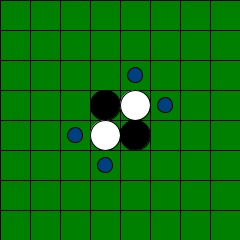
Frame 1 (no input)
Frame 60 (the mouse pressed at the canvas centre just before this capture): identical to frame 1, image omitted
Frame 120 (the mouse held since frame 60 and released just before this capture): identical to frame 1, image omitted

The Processing sketch that drew this single still picture (run headless with seeded random() and noise(); from frame 60 on, the mouse is pressed at the canvas centre):

// Processing sketch: processing_45057
// ── processing_45057.pde

// 定数
static final int FLD_WIDTH = 8;   // フィールド縦サイズ
static final int FLD_HEIGHT = 8;  // フィールド横サイズ
static final int STONE_SIZE = 30; // 石サイズ
static final int BLANK = 0;       // 空き
static final int BLACK = 1;       // 黒石
static final int WHITE = 2;       // 白石
static final int AvailableB = 3; // 黒石の置ける場所
static final int AvailableW = 4; // 黒石の置ける場所
static final int Player1 = 0;     // Player1 (プレイヤー)
static final int Player2 = 1;     // Player2 (CPU)
static final int GAME_INIT = 0;   // ゲーム初期化
static final int GAME_PLAY = 1;   // ゲームPlaying
static final int GAME_PL1PASS = 2;// Player1パス
static final int GAME_PL2PASS = 3;// Player2パス
static final int GAME_WIN = 4;    // Player勝利
static final int GAME_LOSE = 5;   // CPU勝利
static final int GAME_DRAW = 6;   // 引き分け
 
// 変数
int [][] field = new int[FLD_WIDTH][FLD_HEIGHT];       // フィールド情報
//int [][] refMap = new int[FLD_WIDTH][FLD_HEIGHT];  // 参照用フィールド情報
int turn = 0;       // 順番
int state = 0;      // ゲーム状態
int blackCnt = 0;   // 黒石の数
int whiteCnt = 0;   // 白石の数
boolean isLeft = false;   // マウスの左ボタンが押されたかどうかのフラグ
boolean isTrig = false;   // マウスのボタンの押しっぱなし防止フラグ
boolean player1Pass = false;
boolean player2Pass = false;
int player1Cnt = 0;      // Player1の盤面に置ける石の候補数
int player2Cnt = 0;      // Player1の盤面に置ける石の候補数
int gameTimer = 0;
int aiteX = -100;
int aiteY = -100;
 
 
// 初期設定
void setup()
{
  size(240, 240);
  background(0, 128, 0);
 
  reset();
  state = GAME_PLAY;
}
 
void draw()
{
  // 画面情報クリア
  fill(0, 128, 0);
  rectMode(CORNER);
  rect(0, 0, width , height);
   
   
  update();
   
  // 描画処理
  int ii;
  // 縦線
    for(ii = 0; ii < 9; ++ii) {
      line(STONE_SIZE * ii, 0, STONE_SIZE * ii, height);
    }
    // 横線
    for(ii = 0; ii < 9; ++ii) {
      line(0, STONE_SIZE * ii, width, STONE_SIZE*ii);
    }
     
    // ゲーム状態毎に描画
  switch(state) {
  case GAME_INIT :
     break;
  case GAME_PLAY :
     for(ii = 0; ii < FLD_WIDTH; ++ii) {
        for(int jj = 0; jj < FLD_HEIGHT; ++jj) {
           int xx = (STONE_SIZE / 2) + ii * STONE_SIZE;
           int yy = (STONE_SIZE / 2) + jj * STONE_SIZE;
           // field変数の中身に応じて描画するものを変化
           switch(field[ii][jj]) {
           case BLANK :
              break;
           case BLACK :
              fill(0);
              ellipse(xx, yy, STONE_SIZE, STONE_SIZE);
              break;
           case WHITE :
              fill(255, 255, 255);
              ellipse(xx, yy, STONE_SIZE, STONE_SIZE);
              break;
           case AvailableB :
              fill(0, 0, 255, 128);
              ellipse(xx, yy, STONE_SIZE / 2, STONE_SIZE / 2);
              //rect(ii * STONE_SIZE, jj * STONE_SIZE, STONE_SIZE, STONE_SIZE);
              break;
           case AvailableW :
              fill(255, 0, 0, 128);
              ellipse(xx, yy, STONE_SIZE / 2, STONE_SIZE / 2);
              //rect(ii * STONE_SIZE, jj * STONE_SIZE, STONE_SIZE, STONE_SIZE);
              break;
           }
            
        }
     }
     fill(255, 0, 0, 128);
    rect(aiteX * STONE_SIZE, aiteY * STONE_SIZE, STONE_SIZE, STONE_SIZE);
      
     break;
  case GAME_PL1PASS :
     for(ii = 0; ii < FLD_WIDTH; ++ii) {
        for(int jj = 0; jj < FLD_HEIGHT; ++jj) {
           int xx = (STONE_SIZE / 2) + ii * STONE_SIZE;
           int yy = (STONE_SIZE / 2) + jj * STONE_SIZE;
           // field変数の中身に応じて描画するものを変化
           switch(field[ii][jj]) {
           case BLANK :
              break;
           case BLACK :
              fill(0);
              ellipse(xx, yy, STONE_SIZE, STONE_SIZE);
              break;
           case WHITE :
              fill(255, 255, 255);
              ellipse(xx, yy, STONE_SIZE, STONE_SIZE);
              break;
           }
        }
     }
     fill(255, 0, 0);
     text("Player1 Pass", 100, 100);
     break;
  case GAME_PL2PASS :
     for(ii = 0; ii < FLD_WIDTH; ++ii) {
        for(int jj = 0; jj < FLD_HEIGHT; ++jj) {
           int xx = (STONE_SIZE / 2) + ii * STONE_SIZE;
           int yy = (STONE_SIZE / 2) + jj * STONE_SIZE;
           // field変数の中身に応じて描画するものを変化
           switch(field[ii][jj]) {
           case BLANK :
              break;
           case BLACK :
              fill(0);
              ellipse(xx, yy, STONE_SIZE, STONE_SIZE);
              break;
           case WHITE :
              fill(255, 255, 255);
              ellipse(xx, yy, STONE_SIZE, STONE_SIZE);
              break;
           }
        }
     }
     fill(255, 0, 0);
     text("Player2 Pass", 100, 100);
     break;
  case GAME_WIN :
     for(ii = 0; ii < FLD_WIDTH; ++ii) {
        for(int jj = 0; jj < FLD_HEIGHT; ++jj) {
           int xx = (STONE_SIZE / 2) + ii * STONE_SIZE;
           int yy = (STONE_SIZE / 2) + jj * STONE_SIZE;
           // field変数の中身に応じて描画するものを変化
           switch(field[ii][jj]) {
           case BLANK :
              break;
           case BLACK :
              fill(0);
              ellipse(xx, yy, STONE_SIZE, STONE_SIZE);
              break;
           case WHITE :
              fill(255, 255, 255);
              ellipse(xx, yy, STONE_SIZE, STONE_SIZE);
              break;
           }
        }
     }
     fill(255, 0, 0);
     text("Win.", 100, 100);
     break;
  case GAME_LOSE :
     for(ii = 0; ii < FLD_WIDTH; ++ii) {
        for(int jj = 0; jj < FLD_HEIGHT; ++jj) {
           int xx = (STONE_SIZE / 2) + ii * STONE_SIZE;
           int yy = (STONE_SIZE / 2) + jj * STONE_SIZE;
           // field変数の中身に応じて描画するものを変化
           switch(field[ii][jj]) {
           case BLANK :
              break;
           case BLACK :
              fill(0);
              ellipse(xx, yy, STONE_SIZE, STONE_SIZE);
              break;
           case WHITE :
              fill(255, 255, 255);
              ellipse(xx, yy, STONE_SIZE, STONE_SIZE);
              break;
           }
        }
     }
     fill(255, 0, 0);
     text("Lose.", 100, 100);
     break;
  case GAME_DRAW :
     for(ii = 0; ii < FLD_WIDTH; ++ii) {
        for(int jj = 0; jj < FLD_HEIGHT; ++jj) {
           int xx = (STONE_SIZE / 2) + ii * STONE_SIZE;
           int yy = (STONE_SIZE / 2) + jj * STONE_SIZE;
           // field変数の中身に応じて描画するものを変化
           switch(field[ii][jj]) {
           case BLANK :
              break;
           case BLACK :
              fill(0);
              ellipse(xx, yy, STONE_SIZE, STONE_SIZE);
              break;
           case WHITE :
              fill(255, 255, 255);
              ellipse(xx, yy, STONE_SIZE, STONE_SIZE);
              break;
           }
        }
     }
     fill(255, 0, 0);
     text("Draw.", 100, 100);
     break;
  }
   
  // Debug text
  /*fill(255, 0, 0);
  String str;
  str = turn==Player1? "Player1" : "Player2";
  text("Black : " + count(BLACK), 10, 20);
  text("White : " + count(WHITE), 10, 40);
  text("Blank : " + count(BLANK), 10, 60);
  text("Turn : " + str, 10, 80);*/
}
 
void update()
{
   switch(state) {
   case GAME_PLAY :
      // 順番に応じて処理を分岐
      switch(turn) {
      case Player1 :    // プレイヤー操作
         player1Pass = false;
         // 石を置くことの出来る場所がなければパス.
         if(player1Cnt < 1) {
            player1Pass = true;
            turn = Player2;
            gameTimer = 30;
            state = GAME_PL1PASS;
         }
         if((isLeft) && (!isTrig)) {
            int[] pos = new int[2];
            // マウス座標を代入
            pos[0] = mouseX;
            pos[1] = mouseY;
            pos = convertToPixel(pos);     // マウス座標を配列の添字情報に変換
            //println("pos : [" + pos[0] + "][" + pos[1] + "]");
            // 既に何か置かれているか調べる
            if ((field[pos[0]][pos[1]] == BLANK)
               || (field[pos[0]][pos[1]] == AvailableB) || (field[pos[0]][pos[1]] == AvailableW)) {
               // 石を置けるマスが存在するかどうか
               //println("field[" + pos[0] + "][" + pos[1] + "]");
               if (check(pos[0], pos[1], BLACK)) {
                  field[pos[0]][pos[1]] = BLACK;
                  eval(pos[0], pos[1], BLACK);
                  turn = Player2;
               } /*else {
                 player1Pass = true;
                 turn = Player2;
                 gameTimer = 30;
                 state = GAME_PL1PASS;
               }*/
            }
            isTrig = true;
         } else if(!isLeft && isTrig)
            isTrig = false;
         break;
      case Player2 :    // AI操作
         player2Pass = false;
         int[] pos = new int[2];
         pos = ai(WHITE);
         // 移動先に石を置けるか判定
         if (check(pos[0], pos[1], WHITE)) {
           // 石を置く位置には何も石を置いていないかどうか
           if ((field[pos[0]][pos[1]] != BLACK) && (field[pos[0]][pos[1]] != WHITE)) {
               field[pos[0]][pos[1]] = WHITE;
               // 置いた位置を記録
               aiteX = pos[0];
               aiteY = pos[1];
               eval(pos[0], pos[1], WHITE);             // 石を置いた位置について反転処理
               turn = Player1;                          // 順番をPlayer1に変更
               player1Cnt = availableCheck(BLACK);      // Player1の置ける場所を更新
           }
         } else {
           player2Pass = true;
           turn = Player1;
           player1Cnt = availableCheck(BLACK);
           gameTimer = 30;
           state = GAME_PL2PASS;
         }
          
         break;
      }
    
      /*
      // ゲーム進行チェック
      // 置ける石が無くなった場合
      if (count(BLANK) == 0) {
        if (count(BLACK) > count(WHITE)) {
            // 黒石が白石より多い
            state = GAME_WIN;
         } else if(count(BLACK) < count(WHITE)) {
            // 白石が黒石より多い
            state = GAME_LOSE;
         } else {
            // 引き分け
            state = GAME_DRAW;
         }
      } else {
        // 両者がパスかどうか
        if (player1Pass && player2Pass) {
          if (count(BLACK) > count(WHITE)) {
            // 黒石が白石より多い
            state = GAME_WIN;
         } else if(count(BLACK) < count(WHITE)) {
            // 白石が黒石より多い
            state = GAME_LOSE;
         } else {
            // 引き分け
            state = GAME_DRAW;
         }
        }
      }*/
      judge();
      break;
   case GAME_PL1PASS :
      gameTimer--;
      if (gameTimer < 0)
         state = GAME_PLAY;
      break;
   case GAME_PL2PASS :
      gameTimer--;
      if (gameTimer < 0)
         state = GAME_PLAY;
      break;
   case GAME_WIN :
      if((isLeft) && (!isTrig)) {
         reset();
         state = GAME_PLAY;
         isTrig = true;
      } else if(!isLeft && isTrig)
         isTrig = false;
      break;
   case GAME_LOSE :
      if((isLeft) && (!isTrig)) {
         reset();
         state = GAME_PLAY;
         isTrig = true;
      } else if(!isLeft && isTrig)
         isTrig = false;
      break;
   case GAME_DRAW :
     if((isLeft) && (!isTrig)) {
         reset();
         state = GAME_PLAY;
         isTrig = true;
      } else if(!isLeft && isTrig)
         isTrig = false;
      break;
   }
    
}
 
// ゲーム進行チェック
void judge()
{
    // 置ける石が無くなった場合
    if ((count(BLANK) == 0) && (count(AvailableB) == 0) && (count(AvailableB) == 0)) {
       if (count(BLACK) > count(WHITE)) {
          // 黒石が白石より多い
          state = GAME_WIN;
        } else if(count(BLACK) < count(WHITE)) {
            // 白石が黒石より多い
            state = GAME_LOSE;
        } else {
           // 引き分け
           state = GAME_DRAW;
        }
   } else {
      // 両者がパスかどうか
      if (player1Pass && player2Pass) {
         if (count(BLACK) > count(WHITE)) {
            // 黒石が白石より多い
            state = GAME_WIN;
         } else if(count(BLACK) < count(WHITE)) {
            // 白石が黒石より多い
            state = GAME_LOSE;
         } else {
            // 引き分け
            state = GAME_DRAW;
         }
      }
   }
}
 
int[] convertToPixel(int[] mouseXY)
{
  int xx, yy;
  int[] pos = new int[2];
  xx = int(mouseXY[0] / STONE_SIZE);
  yy = int(mouseXY[1] / STONE_SIZE);
   
  pos[0] = xx;
  pos[1] = yy;
   
  return pos;
}
 
// マウスが押された時の処理
void mousePressed()
{
   if(mouseButton == LEFT)
     isLeft = true; 
}
 
// マウスが離された時の処理
void mouseReleased()
{
  isLeft = false;
}
 
// 初期設定
void reset()
{
   int ii, jj;
   // フィールドの初期化
   for(ii = 0; ii < FLD_WIDTH; ++ii) {
      for(jj = 0; jj < FLD_HEIGHT; ++jj) {
         field[ii][jj] = BLANK;
         //refMap[ii][jj] = BLANK;
      }
   }
   // 初期状態の石を配置
   field[3][3] = BLACK;
   field[4][4] = BLACK;
   field[3][4] = WHITE;
   field[4][3] = WHITE;
    
   // 順番をPlayer1に設定
   turn = Player1;
   player1Cnt = availableCheck(BLACK);
   player1Pass = false;
   player2Pass = false;
   aiteX = -100;
   aiteY = -100;
}               
 
 
// 石を置ける位置があるかどうかの判定
boolean check(int sx, int sy, int fieldColor)
{
   int xx, yy, cnt;
   int tmpX, tmpY;
   boolean isChange = false;
   tmpX = tmpY = 0;
   xx = sx;
   yy = sy;
   cnt = 0;
   for(int ii = -1;  ii < 2; ++ii) {
      for(int jj = -1;  jj < 2; ++jj) {
        // 基準座標を設定
        xx = sx;
        yy = sy;
        // 相手の石の数を初期化
        cnt = 0;
        // 元の位置(基準位置)は探索しない
        if ((ii == 0) && (jj == 0)) {
           continue;
        }
 
        // ある方向(ii, jj)について一直線に探索していく.
        // 一直線は最大で7回の探索が行われる.
         for(int ix = 0; ix < 8; ++ix) {
            xx += ii;
            yy += jj;
            //println("dir pos(" + ii + ", " + jj + ")");
            //println("ix:" + ix);
            //println("pos(" + xx + ", " + yy + ")");
            //println(fieldColor + ": [" + xx + "][" + yy + "]");
            // 対象が範囲内かどうかをチェック
            if ((xx < 0) || (xx >= FLD_WIDTH) || (yy < 0) || (yy >= FLD_HEIGHT)) {
              //println("Out of Range");
               break;
               }
            // 対象が空きマスかチェック。
            // 空きマスなら探索終了
            if ((field[xx][yy] == BLANK) || (field[xx][yy] == AvailableB) || (field[xx][yy] == AvailableW)){
               //println("Blank.");
               break;
            }
            // 対象が相手の石かどうかをチェック。
            // 相手の石ならカウントアップ
            if ((field[xx][yy] != fieldColor)) {
               cnt++;
               //println("cnt add(" + xx + ", " + yy + ")");
               continue;
            }
            // 対象が自分の石かチェック。
            // 間に相手の石が入っている(cntが1以上)ならtrueを返す
            if (field[xx][yy] == fieldColor) {
               if (cnt > 0) {
                 //String str = fieldColor==WHITE? "White" : "Black";
                 //println("origin(" + sx + ", " + sy + ") :" + str);
                 //println("cnt:" + cnt);
                  //if (isCheck) {
                     //println("isCheck True");
                     return true;
                  //}
 
               } else {
                  break;
               }
            }
         }  // ~
      }
   }
    
   //println("isCheck False");
   return isChange;
}
 
// 引数で指定された石の置ける位置候補をカウントし、返す
int availableCheck(int fieldColor)
{
  int availableCnt = 0;
  for (int ii = 0; ii < FLD_WIDTH; ++ii) {
    for (int jj = 0; jj < FLD_HEIGHT; ++jj) {
      // 既に石が置かれていたら探索しない
      if ((field[ii][jj] == BLACK) || (field[ii][jj] == WHITE))
         continue;
      // 引数の石の色に基づき、反転できる石がある場所を探索する.
      if (check(ii, jj, fieldColor)) {
         field[ii][jj] = fieldColor + 2;
         availableCnt++;
      } else {
         field[ii][jj] = 0;
      }
     }
  }
   
  return availableCnt;
}
 
// 反転処理
// sx,sy   : 開始点
// dx, dy : 方向
// gx, gy : ゴール
// currentColor : 現在の色
void reverse(int sx, int sy, int dx, int dy, int gx, int gy, int currentColor, int count)
{
   int xx, yy;
   // 開始点を現在座標に設定
   xx = sx;
   yy = sy;
   for (int ix = 0; ix < count; ++ix) {
      xx += dx;
      yy += dy;
      if ((xx < 0) || (xx >= FLD_WIDTH) || (yy < 0) || (yy >= FLD_HEIGHT)) {
         //println("Error:Out of range");
      }
      field[xx][yy] = currentColor;
                      
      // 開始点から現在の座標まで反転が終わったかチェック
      if ((xx == gx) && (yy == gy)) {
         break;
      }
   }
}
 
void eval(int sx, int sy, int fieldColor)
{
   int xx, yy, cnt;
   int tmpX, tmpY;
   boolean isChange = false;
   tmpX = tmpY = 0;
   xx = sx;
   yy = sy;
   cnt = 0;
   for(int ii = -1;  ii < 2; ++ii) {
      for(int jj = -1;  jj < 2; ++jj) {
        xx = sx;
        yy = sy;
        cnt = 0;
        // 開始点と同じ位置だったらスキップ
        if ((ii == 0) && (jj == 0)) {
           continue;
        }
         
        // ある方向(ii, jj)について一直線に探索していく.
        // 一直線は最大で7回の探索が行われる.
         for(int ix = 0; ix < 8; ++ix) {
            xx += ii;
            yy += jj;
            // 対象が範囲内かどうかをチェック
            if ((xx < 0) || (xx >= FLD_WIDTH) || (yy < 0) || (yy >= FLD_HEIGHT)) {
               break;
            }
            // 対象が空きマスかチェック。
            // 空きマスなら探索終了
            if ((field[xx][yy] == BLANK) || (field[xx][yy] == AvailableB) || (field[xx][yy] == AvailableW)) {
               break;
            }
            // 対象が相手の石かどうかをチェック。
            // 相手の石ならカウントアップ
            if ((field[xx][yy] != fieldColor)) {
               cnt++;
               continue;
            }
            // 対象が自分の石かチェック。
            // 間に相手の石が入っている(cntが1以上)なら反転する
            if (field[xx][yy] == fieldColor) {
               if (cnt > 0) {
                 //String str = fieldColor==WHITE? "White" : "Black";
                 //println("pos(" + sx + ", " + sy + ") :" + str);
                  
                  //refMap[sx][sy] = fieldColor + 2;
 
                  // 反転処理のために基準位置を設定
                  tmpX = sx;
                  tmpY = sy;
                   
                  reverse(sx, sy, ii, jj, xx, yy, fieldColor, cnt);
 
               } else {
                  break;
               }
            }
         }
      }
   }
    
}
 
// 石の数をカウント
// 引数で渡された種類の石がフィールドにいくつ存在するかを返す
int count(final int fieldColor) {
   int cnt = 0;
   for(int ii = 0; ii < FLD_WIDTH; ++ii) {
      for(int jj = 0; jj < FLD_HEIGHT; ++jj) {
         // 引数の石の色とフィールドの石の色が一致したらカウントアップ
         if (field[ii][jj] == fieldColor)
            cnt++;
      }
   }
    
   return cnt;
}
 
// CPUの次回位置を返す
int[] ai(int playerColor)
{
   int[] pos = new int[2];
   boolean isCheck = false;
   // 左上から線形探索を行い、石が置かれておらず、
   // 相手の石を裏返すことの出来る位置を返す
   for (int ii = 0; ii < FLD_WIDTH; ++ii) {
     for (int jj = 0; jj < FLD_HEIGHT; ++jj) {
       // 既に石が置かれていたら探索しない
       if ((field[ii][jj] != BLANK) && (field[ii][jj] != AvailableB) && (field[ii][jj] != AvailableW))
          continue;
       isCheck = check(ii, jj, playerColor);
       if (isCheck) {
         pos[0] = ii;
         pos[1] = jj;
         return pos;
       }
     }
   }
   // 石の置かれていない位置をランダムに返す
   int xx, yy;
   xx = yy = 0;
   /*do {
      xx = int(random(FLD_WIDTH));
      yy = int(random(FLD_HEIGHT));
   } while(field[xx][yy] != BLANK);
     
    pos[0] = xx;
    pos[1] = yy;*/
    // 石を置ける場所が無いので適当な場所を返す
    pos[0] = int(random(FLD_WIDTH));
    pos[1] = int(random(FLD_HEIGHT));
     
   return pos;
}
                                
